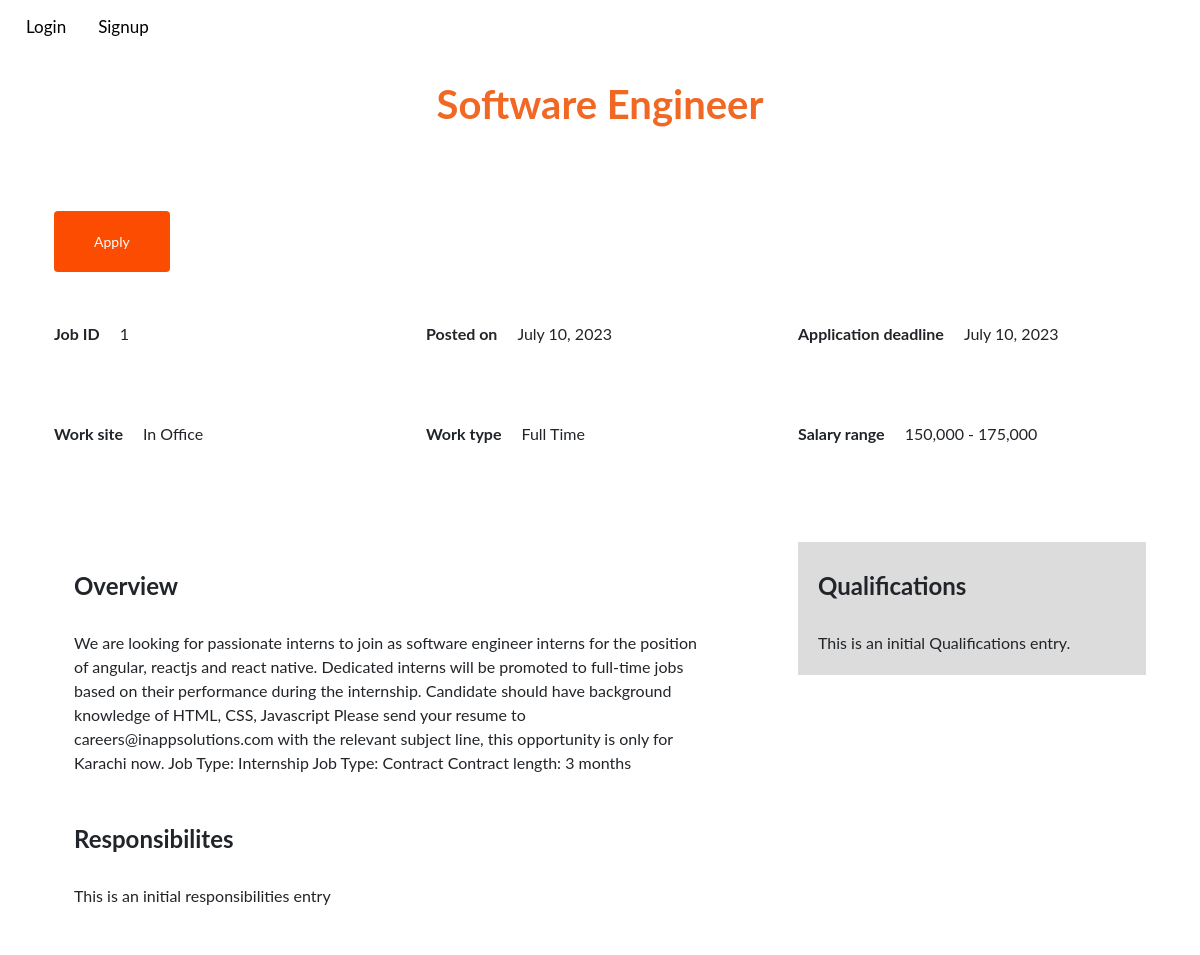
Screenshot of /applicants/jobs/1 with the database file from the repository.
### applicants/models.py (models this page shows, shortened)
class Job(models.Model):
    title = models.CharField(
        verbose_name="Job Title",
        max_length=128,
        db_index=False,
    )
    overview = RichTextField(
        verbose_name="Job Description",
    )
    responsibilities = RichTextField(
        verbose_name="Job Responsibilities",
    )
    qualifications = RichTextField(
        verbose_name="Job Qualifications",
    )
    _25 = '25,000 - 50,000'
    _50 = '50,000 - 75,000'
    _75 = '75,000 - 100,000'
    _100 = '100,000 - 125,000'
    _125 = '125,000 - 150,000'
    _150 = '150,000 - 175,000'
    _175 = '175,000 - 200,000'
    _200 = '200,000 - 225,000'
    _225 = '225,000 - 250,000'
    _250 = '250,000 - 275,000'
    _275 = '275,000 - 300,000'
    _300 = '300,000 - 325,000'
    SALARY_RANGE_CHOICES = [
        (_25, '25,000 - 50,000'),
        (_50, '50,000 - 75,000'),
        (_75, '75,000 - 100,000'),
        (_100, '100,000 - 125,000'),
        (_125, '125,000 - 150,000'),
        (_150, '150,000 - 175,000'),
        (_175, '175,000 - 200,000'),
        (_200, '200,000 - 225,000'),
        (_225, '225,000 - 250,000'),
        (_250, '250,000 - 275,000'),
        (_275, '275,000 - 300,000'),
        (_300, '300,000 - 325,000')
    ]
    salary_Range = models.CharField(
        verbose_name="Salary Range",
        max_length=20,
        db_index=False,
        choices=SALARY_RANGE_CHOICES,
    )
    REMOTE = 'R'
    IN_OFFICE = 'O'
    HYBRID = 'H'
    WORK_SITE_CHOICES = [
        (REMOTE, 'Remote'),
        (IN_OFFICE, 'In Office'),
        (HYBRID, 'Hybrid'),
    ]
    work_Site = models.CharField(
        verbose_name="Work Site",
        max_length=1,
        choices=WORK_SITE_CHOICES,
        db_index=False,
    )
    FULL_TIME = 'F'
    PART_TIME = 'P'
    INTERNSHIP = 'I'
    CONTRACT = 'C'
    WORK_TYPE_CHOICES = [
        (FULL_TIME, 'Full Time'),
        (PART_TIME, 'Part Time'),
        (INTERNSHIP, 'Internship'),
        (CONTRACT, 'Contract'),
    ]
    work_Type = models.CharField(
        verbose_name="Work Type",
        max_length=1,
        choices=WORK_TYPE_CHOICES,
        db_index=False,
    )
    STATUS_CHOICES = [
        (True, 'Open'),
        (False, 'Closed'),
    ]
    open = models.BooleanField(
        verbose_name="Job Status",
        db_index=False,
        choices=STATUS_CHOICES,
        default=True,
    )
    created_By = models.ForeignKey(
        to=Recruiter,
        on_delete=models.CASCADE,
        db_index=True,
        related_name="jobs_created"
    )

class Base_Job_Stage(PolymorphicModel):
    name = models.CharField(
        verbose_name="Job Stage Name",
        max_length=128,
        db_index=False,
        default="Application",
    )
    job_ID = models.ForeignKey(
        to=Job,
        on_delete=models.CASCADE,
        db_index=True,
        related_name="job_stages"
    )
    created_By = models.ForeignKey(
        to=Recruiter,
        on_delete=models.CASCADE,
        db_index=True,
        related_name="job_stages_created"
    )
    description = models.TextField(
        verbose_name="Description",
        db_index=False,
        max_length=1024,
        null=True,
        blank=True,
    )
    start_Date = models.DateField(
        verbose_name="Start Date",
        auto_now=False,
        auto_now_add=False,
        db_index=False,
    )
    end_Date = models.DateField(
        verbose_name="End Date",
        auto_now=False,
        auto_now_add=False,
        db_index=False,
    )

### applicants/views.py (the view)
# urls.py: path('jobs/<int:job_id>', views.job_view, name='job'),
def job_view(request, job_id):
    job = a_models.Job.objects.get(pk=job_id)
    return render(request, 'applicants/job.html', {
        'job_fields': job._meta.get_fields(),
        'job': job,
        'application': a_models.Application.objects.filter(job_ID=job).first(),
    })

### applicants/templates/applicants/job.html (shortened to what this page needs)
{% extends "applicants/layout.html" %}
{% load static %}
{% load widget_tweaks %}
{% block head %}
    <link href="{% static 'applicants/css/job-description.css' %}" rel="stylesheet">
{% endblock %}
{% block main %}
        <h1>{{ job.title }}</h1>
        <div class="container">
            <a href="{% url 'applicants:apply_for_job' job.id %}" class="button-primary" id="apply">Apply</a>
        </div>
        {% include "applicants/div_job_description.html" %}
{% endblock %}

### applicants/templates/applicants/div_job_description.html (shortened to what this page needs)
<div class="container">
    <div class="row">
        <div class="col-md-4">
            <div class="block-wrapper">
                <div class="block title" >Job ID</div>
                <div class="block">{{ job.id }}</div>
            </div>
        </div>
        <div class="col-md-4">
            <div class="block-wrapper">
                <div class="block title">Posted on</div>
                <div class="block">{{ application.start_Date }}</div>
            </div>
        </div>
        <div class="col-md-4">
            <div class="block-wrapper">
                <div class="block title">Application deadline</div>
                <div class="block">{{ application.end_Date }}</div>
            </div>
        </div>
        <div class="col-md-4">
            <div class="block-wrapper">
                <div class="block title">Work site</div>
                <div class="block">{{ job.get_work_Site_display }}</div>
            </div>
        </div>
        <div class="col-md-4">
            <div class="block-wrapper">
                <div class="block title">Work type</div>
                <div class="block">{{ job.get_work_Type_display }}</div>
            </div>
        </div>
        <div class="col-md-4">
            <div class="block-wrapper">
                <div class="block title">Salary range</div>
                <div class="block">{{ job.salary_Range }}</div>
            </div>
        </div>
    </div>
</div>
<div class="container" id="verbose-description-container">
    <div class="row">
        <div class="col-md-8">
            <div class="description-block first">
                <h3 style="font-weight: bold;">Overview</h3>
                <div class="text">
                    {{ job.overview|safe }}
                </div>
            </div>
        </div>
        <div class="col-md-4">
            <div class="description-block second">
                <h3 style="font-weight: bold;">Qualifications</h3>
                <div class="text">
                    {{ job.qualifications|safe }}
                </div>
            </div>
        </div>
        <div class="col-md-8">
            <div class="description-block first">
                <h3 style="font-weight: bold;">Responsibilites</h3>
                <div class="text">
                    {{ job.responsibilities|safe }}
                </div>
            </div>
        </div>
    </div>
</div>

### applicants/static/applicants/css/global.css (style rules this page uses)
:root { --primary-color-light: #FF8C00; --primary-color-dark: #f16825; --text-s-regular: 400 12px/16px var(--font-poppins); --font-poppins: Poppins; --font-inter: Inter; --font-size-base: 16px; --font-size-sm: 14px; --font-size-xs: 12px; --font-size-lg: 20px; --font-size-xl: 24px; --neutral-10: #fff; --neutral-70: #757575; --neutral-100: #0a0a0a; --neutral-80: #616161; --primary-color: #f16825; --fadetext: #757575; --t1: rgba(0, 0, 0, 0.2); --t2: #fff; --color-gray-100: rgba(255, 255, 255, 0.5); --gap-base: 16px; --gap-5xs: 8px; --gap-12xl: 31px; --padding-5xl: 24px; --padding-xl: 20px; --br-6xl: 24px; --br-7xs: 6px; --br-base: 16px; --br-sm: 14px; --shadow-1: 0px 1px 2px rgba(0, 0, 0, 0.12); --btn-width: 100%; }
body { font-family: "Lato", sans-serif; background-color: white; font-size: var(--font-size-base); }
h1, h2 { font-family: "Lato", sans-serif; font-weight: 700; color: var(--primary-color); }
h1 { text-align: center; margin-top: 10px; }
h2, h3 { margin-top: 10px; margin-bottom: 30px; }
.button-primary { display: inline-block; padding: 20px 40px; background-color: #fc4c02; color: white; font-size: 14px; font-weight: normal; text-decoration: none; border-radius: 4px; }

### applicants/static/applicants/css/job-description.css (style rules this page uses)
#apply { display: inline-block; padding: 20px 40px; background-color: #fc4c02; color: white; font-size: 14px; font-weight: normal; text-decoration: none; border-radius: 4px; }
.block-wrapper { width:fit-content; padding: 50px 0; }
.block.title { float:left; text-align: left; font-weight: bold; }
.block { float:right; }
.block + .block { margin-left: 20px; }
.description-block { padding: 20px; }
.description-block.first { padding-right: 70px; }
.description-block.second { background-color: gainsboro; }
h3 { font-size: 24px; }
#verbose-description-container { margin-top: 70px; margin-bottom: 20px; }

### applicants/templates/applicants/job.html (style rules this page uses)
#apply { margin-top: 75px; }

### rows the page displays
Job: title "Software Engineer", id "1", work_Site "In Office", work_Type "Full Time", salary_Range "150,000 - 175,000", overview "We are looking for passionate interns to join as software engineer interns for the position of angular, reactjs and react native. Dedicated interns will be promoted to full-time jobs based on their performance during the internship. Candidate should have background knowledge of HTML, CSS, Javascript Please send your resume to careers@inappsolutions.com with the relevant subject line, this opportunity is only for Karachi now. Job Type: Internship Job Type: Contract Contract length: 3 months", qualifications "This is an initial Qualifications entry.", responsibilities "This is an initial responsibilities entry"
Base_Job_Stage: start_Date "July 10, 2023", end_Date "July 10, 2023"
